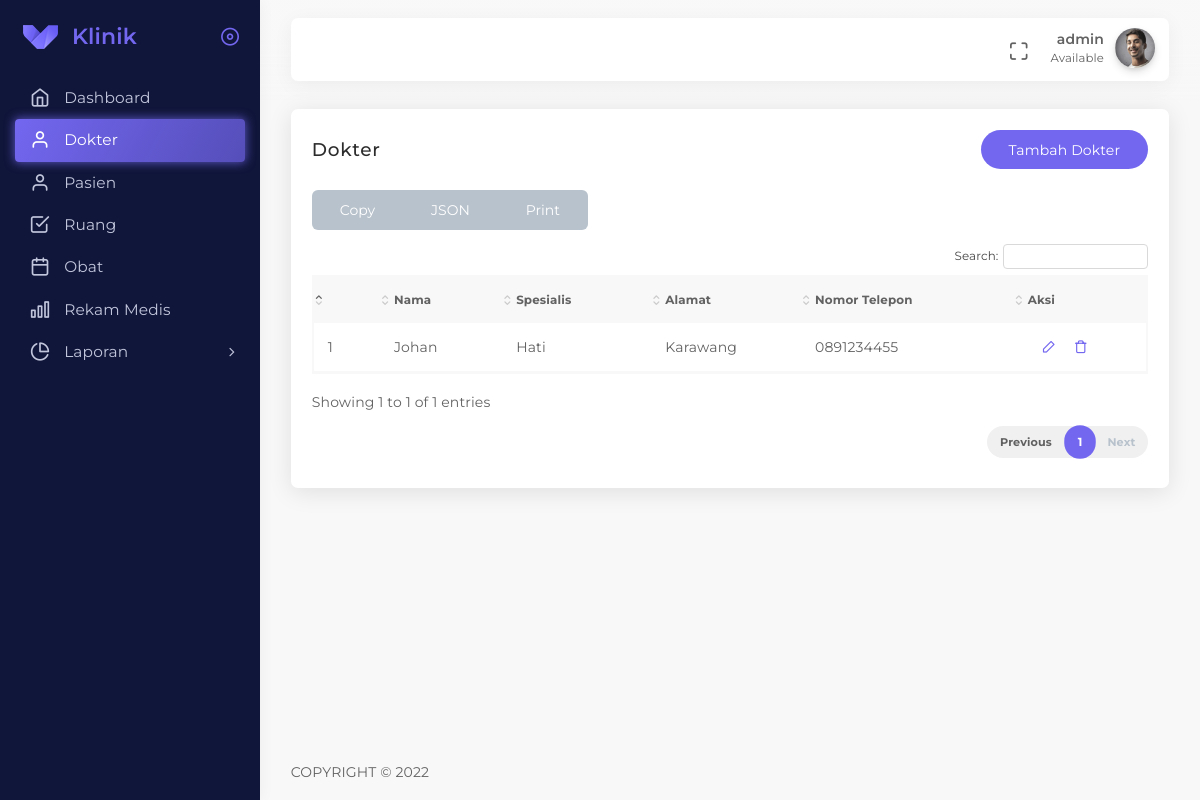
The app's page /app/templates/layout.php?page=dokter (signed in) with its own data.
### tables this page shows
CREATE TABLE IF NOT EXISTS `dokter` (
`id` int(11) NOT NULL,
  `nama_dokter` varchar(128) NOT NULL,
  `alamat` text,
  `telephone` varchar(16) NOT NULL,
  `spesialis` text NOT NULL,
  `created_at` datetime DEFAULT CURRENT_TIMESTAMP,
  `updated_at` datetime DEFAULT NULL,
  `deleted_at` datetime DEFAULT NULL,
  `created_by` int(11) DEFAULT NULL,
  `updated_by` int(11) DEFAULT NULL,
  `deleted_by` int(11) DEFAULT NULL
);

### app/functions/MY_model.php (called while the page is built, shortened)
<?php
$conn = mysqli_connect('localhost', 'root', '', 'test_klinik');
function get($query)
{
  global $conn;
  $query = mysqli_query($conn, $query);
  $rows = [];
  while ($row = mysqli_fetch_assoc($query)) {
    $rows[] = $row;
  }
  return $rows;
}

### app/dokter/views/index.php (the view)
<?php
require_once 'app/functions/MY_model.php';
$dokters = get("SELECT * FROM dokter");
$no = 1;
?>
<section id="column-selectors">
  <div class="row">
    <div class="col-12">
      <div class="card">
        <div class="card-header">
          <h4 class="card-title">Dokter</h4>
          <a href="?page=tambah-dokter" class="btn btn-primary round waves-effect waves-light">
            Tambah Dokter
          </a>
        </div>
        <div class="card-content">
          <div class="card-body card-dashboard">
            <div class="table-responsive">
              <table class="table table-striped dataex-html5-selectors">
                <thead>
                  <tr>
                    <th></th>
                    <th>Nama</th>
                    <th>Spesialis</th>
                    <th>Alamat</th>
                    <th>Nomor Telepon</th>
                    <th>Aksi</th>
                  </tr>
                </thead>
                <tbody>
                  <?php foreach ($dokters as $dokter) : ?>
                    <tr>
                      <td><?= $no++ ?></td>
                      <td><?= $dokter['nama_dokter']; ?></td>
                      <td><?= $dokter['spesialis']; ?></td>
                      <td><?= $dokter['alamat']; ?></td>
                      <td><?= $dokter['telephone']; ?></td>
                      <td>
                        <a href="?page=edit-dokter&id=<?= $dokter['id']; ?>"><i class="m-1 feather icon-edit-2"></i></a>
                        <a href="?page=hapus-dokter&id=<?= $dokter['id']; ?>" class="btn-hapus">
                          <i class="feather icon-trash"></i>
                        </a>
                      </td>
                    </tr>
                  <?php endforeach; ?>
                </tbody>
              </table>
            </div>
          </div>
        </div>
      </div>
    </div>
  </div>
</section>

### records on screen
dokter: nama_dokter "Johan", spesialis "Hati", alamat "Karawang", telephone "0891234455"

### other values on screen
$_SESSION['user']['username'] "admin"
